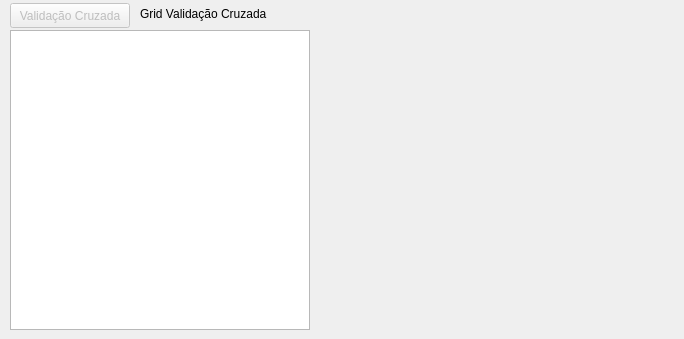
       <widget class="QWidget" name="tab_33">
        <attribute name="title">
         <string>Validação Cruzada</string>
        </attribute>
        <widget class="QLabel" name="label_validacao_cruzada_OK">
         <property name="geometry">
          <rect>
           <x>325</x>
           <y>10</y>
           <width>350</width>
           <height>320</height>
          </rect>
         </property>
         <property name="text">
          <string/>
         </property>
         <property name="scaledContents">
          <bool>true</bool>
         </property>
        </widget>
        <widget class="QTableWidget" name="datatable_validacao_cruzada_OK">
         <property name="geometry">
          <rect>
           <x>10</x>
           <y>30</y>
           <width>300</width>
           <height>300</height>
          </rect>
         </property>
        </widget>
        <widget class="QLabel" name="label_44">
         <property name="geometry">
          <rect>
           <x>140</x>
           <y>6</y>
           <width>170</width>
           <height>16</height>
          </rect>
         </property>
         <property name="text">
          <string>Grid Validação Cruzada</string>
         </property>
        </widget>
        <widget class="QPushButton" name="pushButton_Validacao_Cruzada_OK">
         <property name="enabled">
          <bool>false</bool>
         </property>
         <property name="geometry">
          <rect>
           <x>10</x>
           <y>3</y>
           <width>120</width>
           <height>25</height>
          </rect>
         </property>
         <property name="text">
          <string>Validação Cruzada</string>
         </property>
        </widget>
       </widget>
